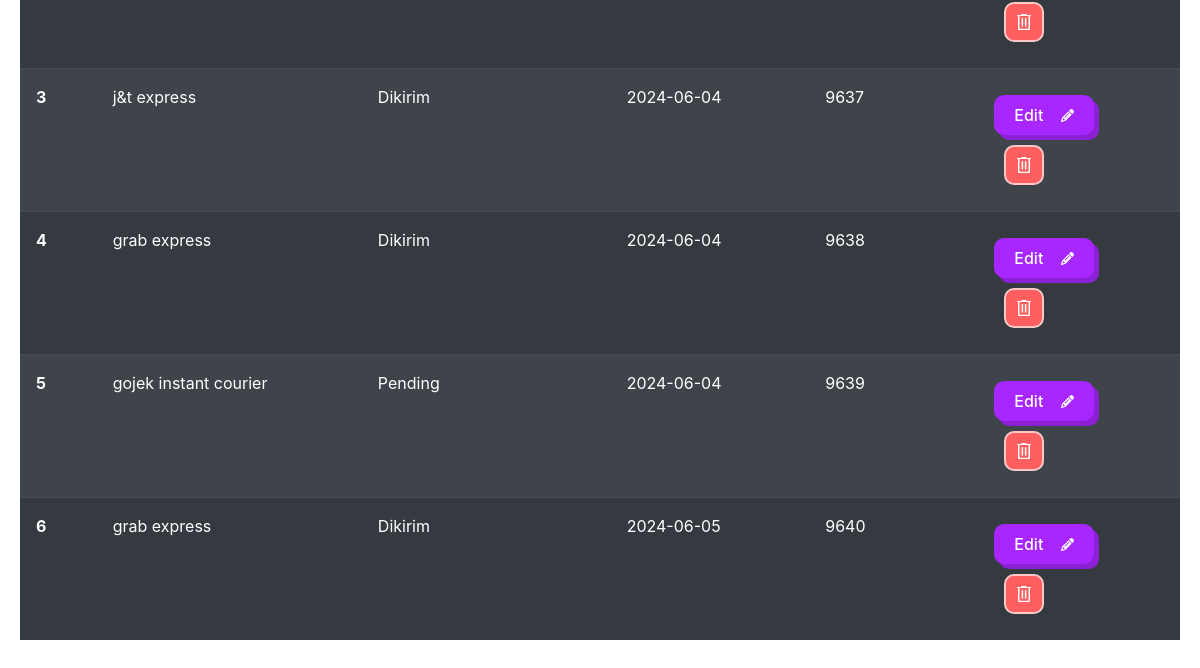
Before: /pengiriman.php (signed in, lower part) with the older database file.
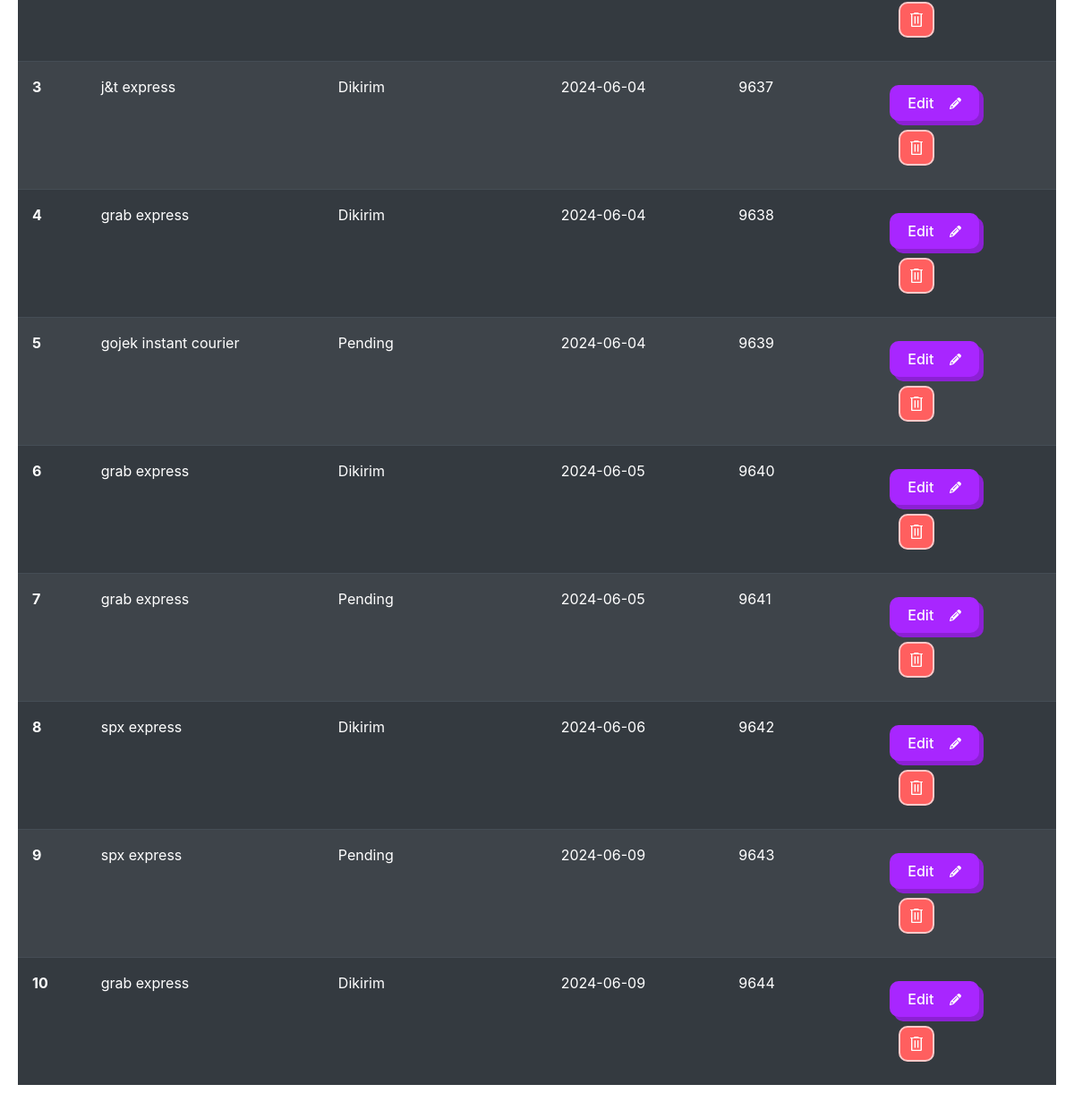
After: the same page with the newer database file.
### tables this page shows
CREATE TABLE `pengiriman` (
  `id` int(11) NOT NULL,
  `metodePengiriman` varchar(255) NOT NULL,
  `statusPengiriman` varchar(255) NOT NULL,
  `tanggalKirim` date NOT NULL,
  `pesanan_id` int(11) DEFAULT NULL
);

### functionPengiriman.php (called while the page is built, shortened)
<?php
$host = 'localhost';
$dbname = 'projectpenjualan';
$username = 'root';
$password = '';
$conn = new mysqli($host, $username, $password, $dbname);
function query($query) {
    global $conn;
    $result = $conn->query($query);
    $rows = [];
    while ($row = $result->fetch_assoc()) {
        $rows[] = $row;
    }
    return $rows;
}
?>

### pengiriman.php (the view, shortened to what this page needs)
<?php
require 'functionPengiriman.php';
$pengiriman = query("SELECT * FROM pengiriman");
?>
<!DOCTYPE html>
<html lang="en">
<head>
    <link rel="stylesheet" href="https://cdn.jsdelivr.net/npm/bootstrap@4.0.0/dist/css/bootstrap.min.css">
    <link rel="stylesheet" href="admin.css">
</head>
<body>
    <br><br>
    <br><br>
    <br>
    <table class="table table-striped table-dark">
        <tbody>
            <?php $i = 1; ?>
            <?php foreach($pengiriman as $row) : ?>
            <tr>
                <th scope="row"><?= $i ?></th>
                <td><?= $row["metodePengiriman"]; ?></td>
                <td><?= $row["statusPengiriman"]; ?></td>
                <td><?= $row["tanggalKirim"]; ?></td>
                <td><?= $row["pesanan_id"]; ?></td>
                <td>
                    <a href="ubahPengiriman.php?id=<?= $row["id"] ?>" class="edit-link">
                        <button class="edit-btn">Edit
                        </button>
                    </a>
                    <button class="custom-bin-button" onclick="return confirmDelete(<?= $row['id']; ?>)">
                        <svg
                            class="custom-bin-top"
                            viewBox="0 0 39 7"
                            fill="none"
                            xmlns="http://www.w3.org/2000/svg"
                        >
                            <line y1="5" x2="39" y2="5" stroke="white" stroke-width="4"></line>
                            <line
                                x1="12"
                                y1="1.5"
                                x2="26.0357"
                                y2="1.5"
                                stroke="white"
                                stroke-width="3"
                            ></line>
                        </svg>
                    </button>
                </td>
            </tr>
            <?php $i++; ?>
            <?php endforeach; ?>
        </tbody>
    </table>
</body>
</html>

### admin.css (style rules this page uses)
body { padding: 20px; }
.table { width: 100%; margin-bottom: 1rem; background-color: transparent; border-collapse: collapse; }
.table th, .table td { padding: 1rem; vertical-align: top; border-top: 1px solid #dee2e6; }
.table-dark { color: #fff; background-color: #343a40; }
.table-dark th, .table-dark td, .table-dark thead th { border-color: #454d55; }
.table-dark.table-striped tbody tr:nth-of-type(odd) { background-color: rgba(255, 255, 255, 0.05); }
.edit-link { text-decoration: none; color: inherit; }
.edit-btn { position: relative; display: flex; align-items: center; justify-content: flex-start; width: 100px; height: 40px; border: none; padding: 0px 20px; background-color: rgb(168, 38, 255); color: white; font-weight: 500; cursor: pointer; border-radius: 10px; box-shadow: 5px 5px 0px rgb(140, 32, 212); transition-duration: 0.3s; margin: 10px 10px 10px 0; }
.edit-svg { width: 13px; position: absolute; right: 0; margin-right: 20px; fill: white; transition-duration: 0.3s; }
.custom-bin-button { display: flex; flex-direction: column; align-items: center; justify-content: center; width: 40px; height: 40px; border-radius: 10px; background-color: rgb(255, 95, 95); cursor: pointer; border: 2px solid rgb(255, 201, 201); transition-duration: 0.3s; margin: 10px; }
.custom-bin-bottom { width: 12px; }
.custom-bin-top { width: 14px; transform-origin: right; transition-duration: 0.3s; }

Changed rows visible on the page:
added pengiriman: metodePengiriman "grab express", statusPengiriman "Pending", tanggalKirim "2024-06-05", pesanan "9641"
added pengiriman: metodePengiriman "spx express", statusPengiriman "Dikirim", tanggalKirim "2024-06-06", pesanan "9642"
added pengiriman: metodePengiriman "spx express", statusPengiriman "Pending", tanggalKirim "2024-06-09", pesanan "9643"
added pengiriman: metodePengiriman "grab express", statusPengiriman "Dikirim", tanggalKirim "2024-06-09", pesanan "9644"
